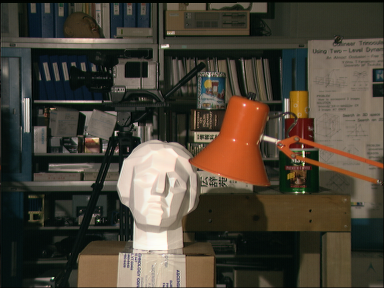
//> input picture task2/images/tsukuba_left.png, 384 x 288 px
$ ./main   (built with g++ and OpenCV 4)
//> lines starting //> are read from the running program, lines starting //| are printed output that depends on the picture
#include <stdio.h>
#include <opencv2/opencv.hpp>

using namespace cv;

void computeCostVolume(const Mat &imgLeft, const Mat &imgRight,
                       std::vector<Mat> &costVolumeLeft, std::vector<Mat> &costVolumeRight,
                       int windowSize, int maxDisparity);
void selectDisparity(cv::Mat &dispLeft, cv::Mat &dispRight,
                     std::vector<cv::Mat> &costVolumeLeft, std::vector<cv::Mat> &costVolumeRight);


int main()
{

    Mat imgLeft, imgRight;
    imgLeft  = imread("images/tsukuba_left.png", CV_LOAD_IMAGE_COLOR);
//> imgLeft is the input picture: 288 rows x 384 cols, CV_8UC3; mean B, G, R 55.3, 67.6, 74.7
    imgRight = imread("images/tsukuba_right.png", CV_LOAD_IMAGE_COLOR);
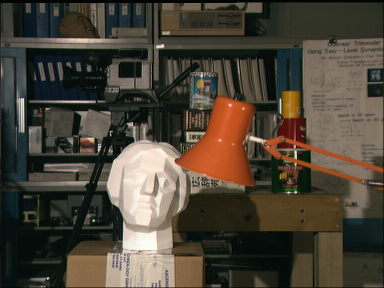
//> input picture task2/images/tsukuba_right.png, 384 x 288 px
//> imgRight is the input picture: 288 rows x 384 cols, CV_8UC3; mean B, G, R 55.4, 67.9, 75.3
    if (!imgLeft.data || !imgRight.data) {
        std::cout << "INPUT ERROR: Could not open or find images" << std::endl;
        system("PAUSE");
        return -1;
    }

    std::vector<Mat> costVolumeLeft, costVolumeRight;
    cv::Mat dispMatLeft, dispMatRight;

    // the following parameters, especially the windowSize have to be tweaked for each pair of input images
    int windowSize = 7; // must be uneven. increase if result too noisy, decrease if result too blurry
    int maxDisparity = 15; // higher means slower, estimate based on how many pixels frontmost objects are apart. use small images!!

    computeCostVolume(imgLeft, imgRight, costVolumeLeft, costVolumeRight, windowSize, maxDisparity);
//> the loop in computeCostVolume, `for (int disparity = 0; disparity <= maxDisparity; ++disparity)` made 16 passes
//> pass 1, in computeCostVolume, `copyMakeBorder(imgLeft, imgLeftBorder, borderSize, borderSize, borderS..`:
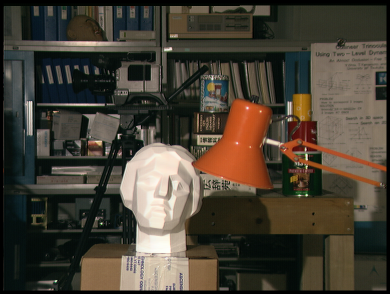
//> imgLeftBorder: 294 rows x 390 cols, CV_8UC3; mean B, G, R 53.4, 65.2, 72.1
//> pass 1, in computeCostVolume, `copyMakeBorder(imgRight, imgRightBorder, borderSize, borderSize, borde..`:
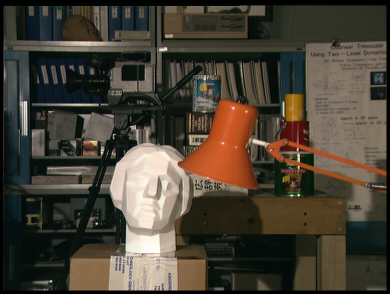
//> imgRightBorder: 294 rows x 390 cols, CV_8UC3; mean B, G, R 53.5, 65.5, 72.6
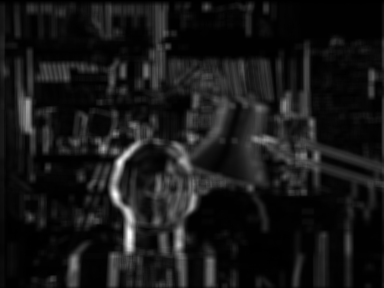
//> costVolumeRight[2]: 288 rows x 384 cols, CV_32SC1; min 5, max 20446, mean 1902.1; drawn with min black and max white
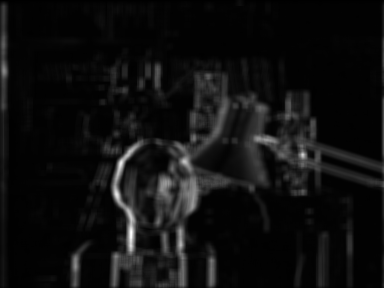
//> costVolumeRight[5]: 288 rows x 384 cols, CV_32SC1; min 12, max 17784, mean 1114.8; drawn with min black and max white

    selectDisparity(dispMatLeft, dispMatRight, costVolumeLeft, costVolumeRight);

    // display results
    namedWindow("Disparity Map Right", WINDOW_AUTOSIZE);
    imshow("Disparity Map Right", dispMatRight);
    namedWindow("Disparity Map Left", WINDOW_AUTOSIZE);
    imshow("Disparity Map Left", dispMatLeft);

    /*/ display ground truth
    Mat imgGTLeft, imgGTRight;
    imgGTLeft  = imread("images/tsukuba_displeft.png", CV_LOAD_IMAGE_COLOR);
    imgGTRight = imread("images/tsukuba_dispright.png", CV_LOAD_IMAGE_COLOR);
    namedWindow("Disparity Map GT Right", WINDOW_AUTOSIZE);
    imshow("Disparity Map GT Right", imgGTRight);
    namedWindow("Disparity Map GT Left", WINDOW_AUTOSIZE);
    imshow("Disparity Map GT Left", imgGTLeft);
    //*/

    waitKey(0); // wait for a keystroke in the window

    return 0;

}


// given two rectified stereo images left and right we want to find the disparity,
// i.e. the horizontal left shift for the right image so that it best matches the left image
// based on the absolute pixel color difference (cost) in a given window
void computeCostVolume(const Mat &imgLeft, const Mat &imgRight,
                       std::vector<Mat> &costVolumeLeft, std::vector<Mat> &costVolumeRight,
                       int windowSize, int maxDisparity)
{

    for (int disparity = 0; disparity <= maxDisparity; ++disparity) {

        Mat costMatRight = Mat(imgLeft.rows, imgRight.cols, CV_32SC1, 0.); // 32 bit signed integer, one channel (grayscale), filled with zeros
        Mat costMatLeft = Mat(imgLeft.rows, imgRight.cols, CV_32SC1, 0.);

        // add borders / zero padding around images
        // to ensure that windows placed around original pixels and shifted by disparity never leave the image
        // without having to adaptively adjust the window size
        Mat imgLeftBorder, imgRightBorder;
        int borderSize = windowSize/2 + disparity;
        copyMakeBorder(imgLeft, imgLeftBorder, borderSize, borderSize, borderSize, borderSize, BORDER_CONSTANT, 0);
        copyMakeBorder(imgRight, imgRightBorder, borderSize, borderSize, borderSize, borderSize, BORDER_CONSTANT, 0);

        for (int y = borderSize; y < imgLeftBorder.rows - borderSize; ++y) {
            for (int x = borderSize; x < imgLeftBorder.cols - borderSize; ++x) {

                // COSTVOLUMERIGHT

                // take windows as image submatrices making sure they do not exceed the image frame
                // for right image shift sample position x to left by disparity (no y shift needed since rectified)
                Mat windowLeft = imgLeftBorder.rowRange(y-windowSize/2, y+windowSize/2).colRange(x-windowSize/2, x+windowSize/2);
                Mat windowRight = imgRightBorder.rowRange(y-windowSize/2, y+windowSize/2).colRange(x-windowSize/2-disparity, x+windowSize/2-disparity);

                // the sum of the absolute color differences in the window is the cost at this pixel
                // note Mat::at takes y (row) as first argument, then x (col)
                Mat windowAbsDiff;
                absdiff(windowLeft, windowRight, windowAbsDiff);
                Scalar sumChannel = sum(windowAbsDiff); // Scalar is used to pass pixel values, it is a vector of color channels, but not a vector of pixels
                costMatRight.at<int>(y-borderSize, x-borderSize) = sumChannel[0] + sumChannel[1] + sumChannel[2];

                // COSTVOLUMELEFT

                // take windows as image submatrices making sure they do not exceed the image frame
                // for left image shift sample position x to right by disparity (no y shift needed since rectified)
                windowLeft = imgLeftBorder.rowRange(y-windowSize/2, y+windowSize/2).colRange(x-windowSize/2+disparity, x+windowSize/2+disparity);
                windowRight = imgRightBorder.rowRange(y-windowSize/2, y+windowSize/2).colRange(x-windowSize/2, x+windowSize/2);

                // the sum of the absolute color differences in the window is the cost at this pixel
                // note Mat::at takes y (row) as first argument, then x (col)
                absdiff(windowLeft, windowRight, windowAbsDiff);
                sumChannel = sum(windowAbsDiff); // Scalar is used to pass pixel values, it is a vector of color channels, but not a vector of pixels
                costMatLeft.at<int>(y-borderSize, x-borderSize) = sumChannel[0] + sumChannel[1] + sumChannel[2];

            }
        }

        // append costMat for this disparity to costVolume and calculate costs with next disparity
        costVolumeRight.push_back(costMatRight);
        costVolumeLeft.push_back(costMatLeft);
    }

}

// compute left and right disparity maps from cost volumes (containing costs for each pixel and each given disparity shift)
// for each pixel the disparity with lowest cost is used
// disparities are then normalized for visualization (e.g. if costs calculated for 16 different disperities, map 15 to 255)
void selectDisparity(cv::Mat &dispMatLeft, cv::Mat &dispMatRight,
                     std::vector<cv::Mat> &costVolumeLeft, std::vector<cv::Mat> &costVolumeRight)
{

    if (costVolumeLeft.size() != costVolumeRight.size() || costVolumeRight.size() == 0) {
        std::cout << "ERROR: Matching Cost Volumes have unequal or zero size" << std::endl;
        return;
    }

    dispMatRight = Mat(costVolumeRight[0].size(), CV_8UC1, 0.);
//> dispMatRight: 288 rows x 384 cols, CV_8UC1; every value is 0
    dispMatLeft = Mat(costVolumeLeft[0].size(), CV_8UC1, 0.);

    for (int y = 0; y < costVolumeRight[0].rows; ++y) {
        for (int x = 0; x < costVolumeRight[0].cols; ++x) {

            int minCostRight = INT32_MAX;
            int minCostLeft = INT32_MAX;
            int disparityRight = costVolumeRight.size();
            int disparityLeft = costVolumeLeft.size();

            for (int disparity = 0; disparity < costVolumeRight.size(); ++disparity) {

                // if we find a disparity with lower cost in right cost volume, update candidate for right disparity map
                int costRight = costVolumeRight[disparity].at<int>(y, x);
                if (costRight < minCostRight) {
                    minCostRight = costRight;
                    disparityRight = disparity;
                }

                // if we find a disparity with lower cost in left cost volume, update candidate for left disparity map
                int costLeft = costVolumeLeft[disparity].at<int>(y, x);
                if (costLeft < minCostLeft) {
                    minCostLeft = costLeft;
                    disparityLeft = disparity;
                }
            }

            // normalize disparities for visualization (e.g. if costs calculated for 16 different disperities, map 15 to 255)
            int numDisparities = costVolumeRight.size()-1;
            dispMatRight.at<uchar>(y, x) = disparityRight / (float)(numDisparities) * 255.f;
            dispMatLeft.at<uchar>(y, x) = disparityLeft / (float)(numDisparities) * 255.f;
        }
    }
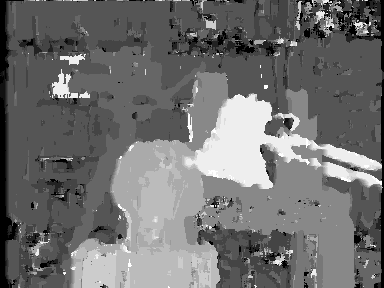
//> dispMatRight: 288 rows x 384 cols, CV_8UC1; min 0, max 255, mean 111.8
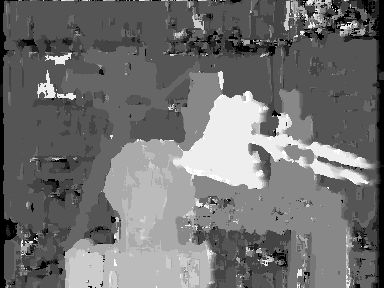
//> dispMatLeft: 288 rows x 384 cols, CV_8UC1; min 0, max 255, mean 112.5
}
